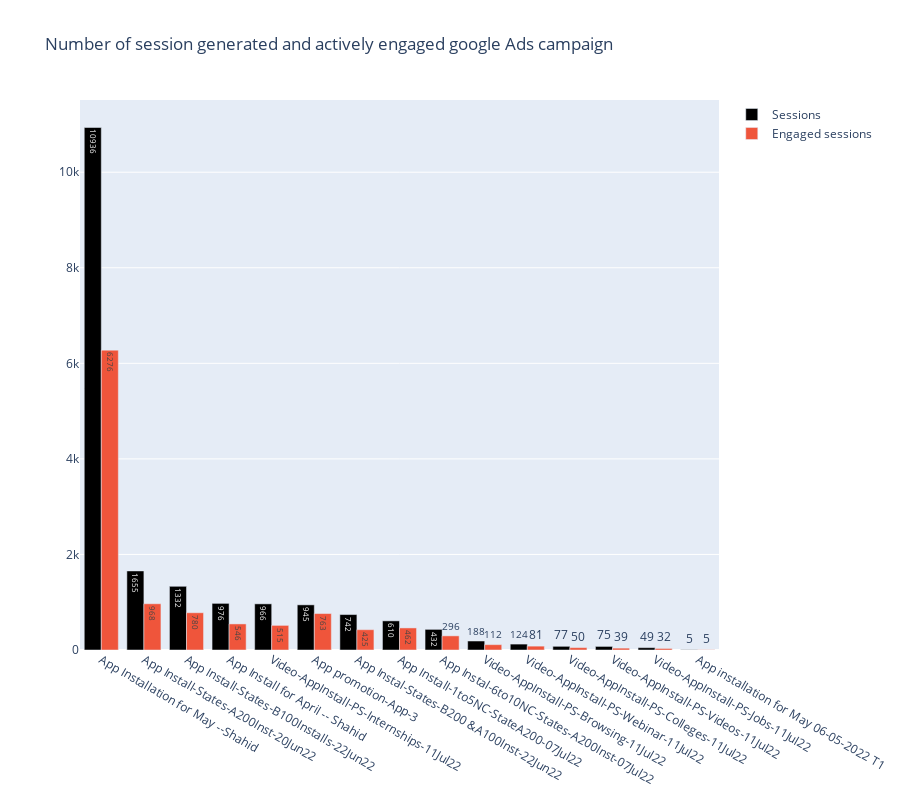

The notebook cell this image was saved under:
### Code cell
#  The total number of sessions generated by the Google Ads campaign users were actively engaged

bar1 = go.Bar(x=google_ads_repost['Session Google Ads campaign'],
              y=google_ads_repost["Sessions"],
              text=google_ads_repost["Sessions"],
              textposition="auto",
              name="Sessions",
              marker=dict(color='black'))

bar2 = go.Bar(x=google_ads_repost['Session Google Ads campaign'],
              y=google_ads_repost["Engaged sessions"],
              text=google_ads_repost["Engaged sessions"],
              textposition="auto",
              name="Engaged sessions")

layout = go.Layout(title="Number of session generated and actively engaged google Ads campaign", height=800)

fig=go.Figure(data=[bar1,bar2],layout=layout)

fig.show()

### Figure 1 — Plotly figure (JSON) as saved in the notebook; plotly's stock layout.template omitted (floating-point values rounded to 4 significant figures)
{"data": [{"marker": {"color": "black"}, "name": "Sessions", "text": [10936, 1655, 1332, 976, 966, 945, 742, 610, 432, 188, 124, 77, 75, 49, 5], "textposition": "auto", "type": "bar", "x": ["App Installation for May --Shahid", "App Install-States-A200Inst-20Jun22", "App Install-States-B100Installs-22Jun22", "App Install for April -- Shahid", "Video-AppInstall-PS-Internships-11Jul22", "App promotion-App-3", "App Instal-States-B200 &A100Inst-22Jun22", "App Install-1to5NC-StateA200-07Jul22", "App Instal-6to10NC-States-A200Inst-07Jul22", "Video-AppInstall-PS-Browsing-11Jul22", "Video-AppInstall-PS-Webinar-11Jul22", "Video-AppInstall-PS-Colleges-11Jul22", "Video-AppInstall-PS-Videos-11Jul22", "Video-AppInstall-PS-Jobs-11Jul22", "App installation for May 06-05-2022 T1"], "y": [10936, 1655, 1332, 976, 966, 945, 742, 610, 432, 188, 124, 77, 75, 49, 5]}, {"name": "Engaged sessions", "text": [6276, 968, 780, 546, 515, 763, 425, 462, 296, 112, 81, 50, 39, 32, 5], "textposition": "auto", "type": "bar", "x": ["App Installation for May --Shahid", "App Install-States-A200Inst-20Jun22", "App Install-States-B100Installs-22Jun22", "App Install for April -- Shahid", "Video-AppInstall-PS-Internships-11Jul22", "App promotion-App-3", "App Instal-States-B200 &A100Inst-22Jun22", "App Install-1to5NC-StateA200-07Jul22", "App Instal-6to10NC-States-A200Inst-07Jul22", "Video-AppInstall-PS-Browsing-11Jul22", "Video-AppInstall-PS-Webinar-11Jul22", "Video-AppInstall-PS-Colleges-11Jul22", "Video-AppInstall-PS-Videos-11Jul22", "Video-AppInstall-PS-Jobs-11Jul22", "App installation for May 06-05-2022 T1"], "y": [6276, 968, 780, 546, 515, 763, 425, 462, 296, 112, 81, 50, 39, 32, 5]}], "layout": {"height": 800, "title": {"text": "Number of session generated and actively engaged google Ads campaign"}}}
